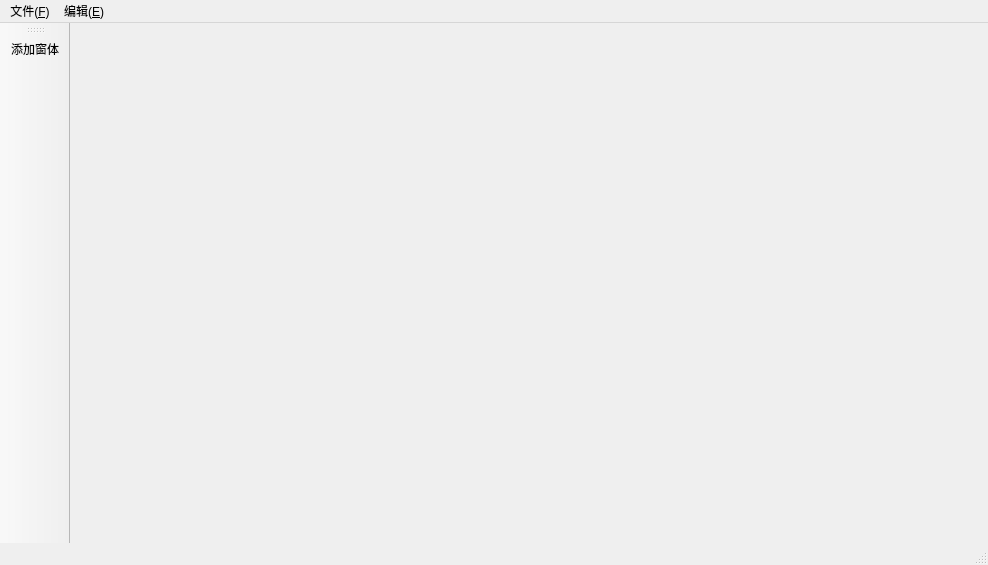
<?xml version="1.0" encoding="UTF-8"?>
<ui version="4.0">
 <class>MainWindow</class>
 <widget class="QMainWindow" name="MainWindow">
  <property name="geometry">
   <rect>
    <x>0</x>
    <y>0</y>
    <width>988</width>
    <height>565</height>
   </rect>
  </property>
  <property name="windowTitle">
   <string>MainWindow</string>
  </property>
  <property name="windowIcon">
   <iconset resource="../apprcc.qrc">
    <normaloff>:/pic/images/python.jpg</normaloff>:/pic/images/python.jpg</iconset>
  </property>
  <widget class="QWidget" name="centralwidget">
   <widget class="QWidget" name="gridLayoutWidget">
    <property name="geometry">
     <rect>
      <x>30</x>
      <y>20</y>
      <width>901</width>
      <height>481</height>
     </rect>
    </property>
    <layout class="QGridLayout" name="multiHtml"/>
   </widget>
  </widget>
  <widget class="QMenuBar" name="menubar">
   <property name="geometry">
    <rect>
     <x>0</x>
     <y>0</y>
     <width>988</width>
     <height>23</height>
    </rect>
   </property>
   <widget class="QMenu" name="file">
    <property name="title">
     <string>文件(&amp;F)</string>
    </property>
    <addaction name="fileOpenAction"/>
    <addaction name="fileNewAction"/>
    <addaction name="fileCloseAction"/>
   </widget>
   <widget class="QMenu" name="edit">
    <property name="title">
     <string>编辑(&amp;E)</string>
    </property>
    <addaction name="editFindAction"/>
   </widget>
   <addaction name="file"/>
   <addaction name="edit"/>
  </widget>
  <widget class="QToolBar" name="toolBar">
   <property name="windowTitle">
    <string>toolBar</string>
   </property>
   <property name="iconSize">
    <size>
     <width>20</width>
     <height>20</height>
    </size>
   </property>
   <attribute name="toolBarArea">
    <enum>LeftToolBarArea</enum>
   </attribute>
   <attribute name="toolBarBreak">
    <bool>false</bool>
   </attribute>
   <addaction name="addWinAction"/>
  </widget>
  <widget class="QStatusBar" name="statusbar"/>
  <action name="fileOpenAction">
   <property name="text">
    <string>打开</string>
   </property>
   <property name="toolTip">
    <string>打开</string>
   </property>
   <property name="shortcut">
    <string>Alt+O</string>
   </property>
  </action>
  <action name="editFindAction">
   <property name="text">
    <string>查找</string>
   </property>
   <property name="toolTip">
    <string>查找</string>
   </property>
   <property name="shortcut">
    <string>Ctrl+F</string>
   </property>
  </action>
  <action name="fileNewAction">
   <property name="text">
    <string>新建</string>
   </property>
   <property name="toolTip">
    <string>新建</string>
   </property>
   <property name="shortcut">
    <string>Alt+N</string>
   </property>
  </action>
  <action name="fileCloseAction">
   <property name="text">
    <string>关闭</string>
   </property>
   <property name="toolTip">
    <string>关闭</string>
   </property>
   <property name="shortcut">
    <string>Alt+C</string>
   </property>
  </action>
  <action name="addWinAction">
   <property name="icon">
    <iconset resource="../apprcc.qrc">
     <normaloff>:/pic/icons/cartoon1.ico</normaloff>:/pic/icons/cartoon1.ico</iconset>
   </property>
   <property name="text">
    <string>添加窗体</string>
   </property>
   <property name="iconText">
    <string>添加窗体</string>
   </property>
   <property name="toolTip">
    <string>添加窗体</string>
   </property>
  </action>
 </widget>
 <resources>
  <include location="../apprcc.qrc"/>
 </resources>
 <connections/>
</ui>
